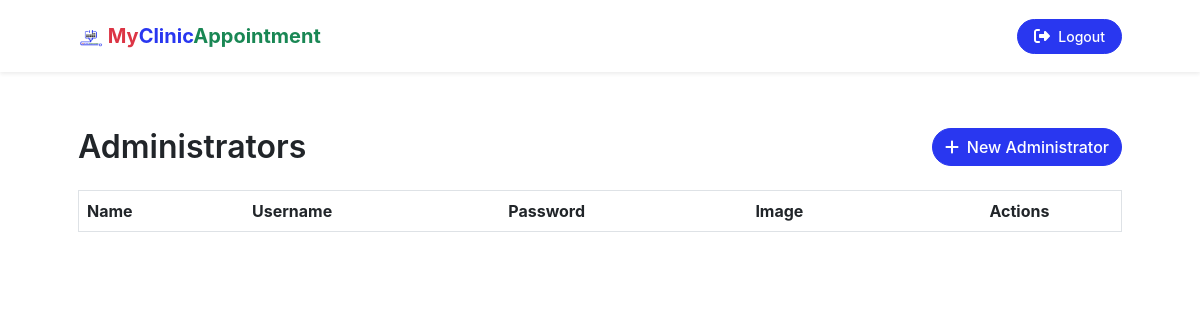
The app's page /administrators.php (signed in), older data.
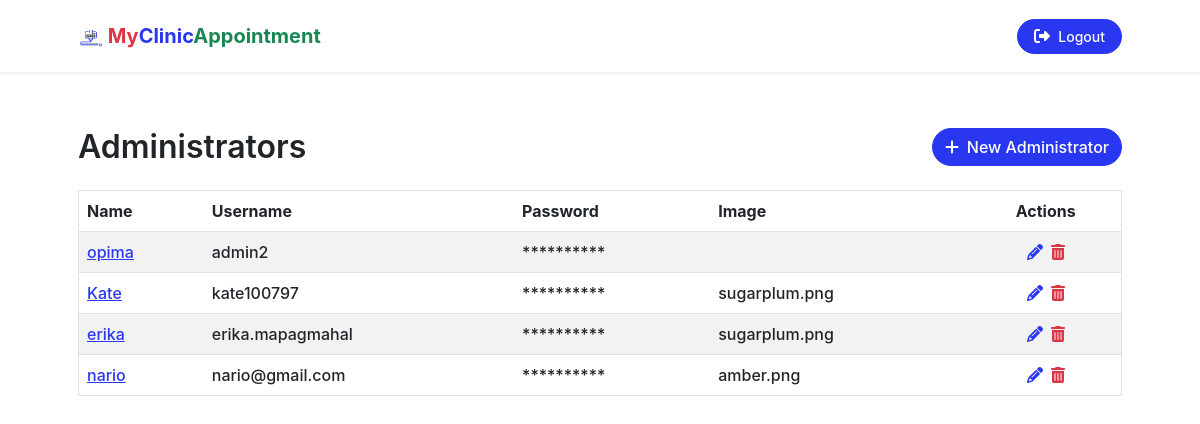
The same page, newer data.
### tables this page shows
CREATE TABLE `tbl_myclinicappointment_useraccounts` (
  `id` int(11) NOT NULL,
  `name` varchar(255) NOT NULL,
  `username` varchar(255) NOT NULL,
  `password` varchar(255) NOT NULL,
  `image` varchar(255) NOT NULL,
  `user_type` varchar(255) NOT NULL
);

### administrators.php (called while the page is built, shortened)
<?php
require_once "./application/controllers/controller.php";
require_once "./application/views/pages/administrators_view.php";

### application/controllers/controller.php (called while the page is built, shortened)
<?php
if ($_SERVER['REQUEST_METHOD'] == 'POST') {
    require_once "../models/model.php";
} else {
    require_once "./application/models/model.php";
}
class controller
{
    function __construct()
    {
        $this->model = new model();
    }
    function get_administrators_data()
    {
        $administrators = $this->model->mod_get_administrators_data();
        return $administrators;
    }
}
$controller = new controller();

### application/models/model.php (called while the page is built, shortened)
<?php
class model
{
    function __construct()
    {
        $servername = "localhost";
        $username = "root";
        $password = "";
        $database = "all_system_database";
        $mysqli = new mysqli($servername, $username, $password, $database);
        $this->mysqli = $mysqli;
    }
    function mod_get_administrators_data()
    {
        $query = "SELECT * FROM `tbl_myclinicappointment_useraccounts` WHERE `user_type` != 'doctor' AND `id` != '" . $_SESSION['id'] . "'";
        $query_result = $this->mysqli->query($query);
        if ($query_result) {
            $results = array();
            while ($row = $query_result->fetch_assoc()) {
                $results[] = (object) $row;
            }
            return $results;
        } else {
            return null;
        }
    }
}

### application/views/pages/administrators_view.php (the view, shortened to what this page needs)
<?php
include_once "./application/views/templates/header.php";
?>
<section id="our_team" class="mt-5">
    <div class="container px-5">
        <div class="row">
            <div class="col-6">
                <h2 class="mb-4">Administrators</h2>
            </div>
            <div class="col-6">
                <button type="button" class="float-end btn btn-primary rounded-pill" data-bs-toggle="modal" data-bs-target="#new_administrator">
                    <span class="fas fa-plus me-1"></span>
                    New Administrator
                </button>
            </div>
        </div>
        <table id="applications_table" class="table table-striped w-100 border">
            <thead>
                <tr>
                    <th>Name</th>
                    <th>Username</th>
                    <th>Password</th>
                    <th>Image</th>
                    <th class="text-center">Actions</th>
                </tr>
            </thead>
            <tbody>
                <?php $administrators = $controller->get_administrators_data() ?>
                <?php if ($administrators) : ?>
                    <?php foreach ($administrators as $administrator) : ?>
                        <tr>
                            <td class="name">
                                <a title="View Details" href="javascript:void(0)" class="view_admin_details" data-bs-toggle="modal" data-bs-target="#admin_details"><?= $administrator->name ?></a>
                            </td>
                            <td class="username"><?= $administrator->username ?></td>
                            <td class="password">**********</td>
                            <td class="image text-truncate"><?= $administrator->image ?></td>
                            <td class="text-center">
                                <i title="Update Administrator Info" administrator_id="<?= $administrator->id ?>" class="fas fa-pencil-alt text-primary me-1 update_admin" role="button" data-bs-toggle="modal" data-bs-target="#update_administrator"></i>
                                <i title="Delete Administrator" administrator_id="<?= $administrator->id ?>" class="fas fa-trash-alt text-danger delete_admin" role="button"></i>
                            </td>
                        </tr>
                    <?php endforeach ?>
                <?php endif ?>
            </tbody>
        </table>
    </div>
</section>
<?php include_once "./application/views/templates/footer.php"; ?>

Row changes from the older to the newer data that the page shows:
added tbl_myclinicappointment_useraccounts: name "opima", username "admin2"
added tbl_myclinicappointment_useraccounts: name "Kate", username "kate100797", image "sugarplum.png"
added tbl_myclinicappointment_useraccounts: name "erika", username "erika.mapagmahal", image "sugarplum.png"
added tbl_myclinicappointment_useraccounts: name "nario", username "nario@gmail.com", image "amber.png"
